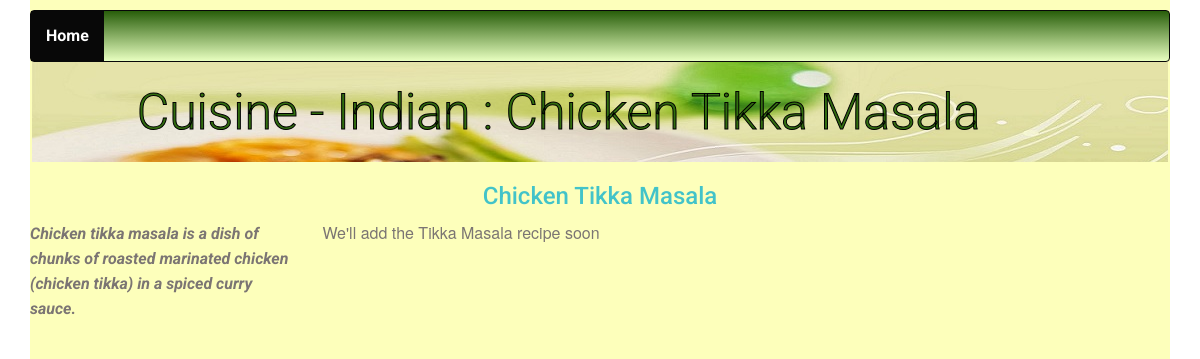
The page /restaurant/1/dish/2/ on the database its author committed.
### database_setup.py (models this page shows, shortened)
class Cuisine(Base):
    __tablename__ = 'cuisine'
    id = Column(Integer, primary_key=True)
    name = Column(String(250), nullable=False)
    user_id = Column(Integer, ForeignKey('user.id'))
    user = relationship(User)

class Dish(Base):
    __tablename__ = 'dish'
    id = Column(Integer, primary_key=True)
    name = Column(String(150), nullable=False)
    description = Column(String(300), nullable=False)
    picurl = Column(String(300), nullable=False)
    recipe = Column(String(2000), nullable=False)
    cuisine_id = Column(Integer,ForeignKey('cuisine.id'))
    cuisine = relationship(Cuisine)
    user_id = Column(Integer, ForeignKey('user.id'))
    user = relationship(User)
    created_on = Column(String(50), nullable=False)
    modified_on = Column(String(50), nullable=False)

### project.py (the view)
@app.route('/restaurant/<int:cuisine_id>/dish/<int:dish_id>/',
           methods=['GET', 'POST'])
def showDescription(dish_id, cuisine_id):
    username = login_session.get('username')
    loginid = login_session.get('email')
    cuisine = session.query(Cuisine).filter_by(id=cuisine_id).one()
    dish = session.query(Dish).filter_by(id=dish_id).one()
    return render_template('description.html', dish=dish,
                           cuisine=cuisine, loggedusername=username,
                           loginid=loginid)

### templates/description.html (shortened to what this page needs)
{% extends "main.html" %}
{% block content %}
{% include "header.html" %}
	<div class="row banner main">
		<div class="col-md-11 col-md-offset-1 padding-none">
			<h1>Cuisine - {{ cuisine.name }} : {{dish.name}}</h1>
		</div>
	</div>
	<div class="row">
		<div class="col-md-12">
			<h2>{{dish.name}}</h2>
		</div>
	</div>
		<div class="row">
			<div class="col-md-3">
				<p><em>{{dish.description}}</em></p>
			</div>
			<div class="col-md-7">
				<p>{{dish.recipe}}</p>
			</div>
		</div>
{% endblock %}

### static/styles1.css (style rules this page uses)
* { font-family: "helvetica neue bold", roboto, helvetica, arial, sans-serif; font-weight: 700; }
h1 { font-family: "helvetica neue light", roboto, helvetica, arial, sans-serif; font-size: 50px; color: white; line-height: 60px; font-weight: 300; }
h2 { font-size: 24px; color: #42c3c9; line-height: 29px; }
html, body { min-height: 100%; }
p { font-family: "helvetica neue", roboto, helvetica, arial, sans-serif; font-size: 16px; color: #7b7573; line-height: 24px; font-weight: 400; }
h2 { text-align: center; }
.padding-none { padding: 0; }
.banner.main { background: url("/static/top-banner.jpg"); background-repeat: no-repeat; margin-left: 2px; margin-right: 2px; }
.banner h1 { margin: 10px 0; padding: 10px; color: #316d0f; -webkit-text-stroke-width: 1px; -webkit-text-stroke-color: black; }

### rows shown on the page
Cuisine: name "Indian"
Dish: name "Chicken Tikka Masala", description "Chicken tikka masala is a dish of chunks of roasted marinated chicken (chicken tikka) in a spiced curry sauce.", recipe "We'll add the Tikka Masala recipe soon"
